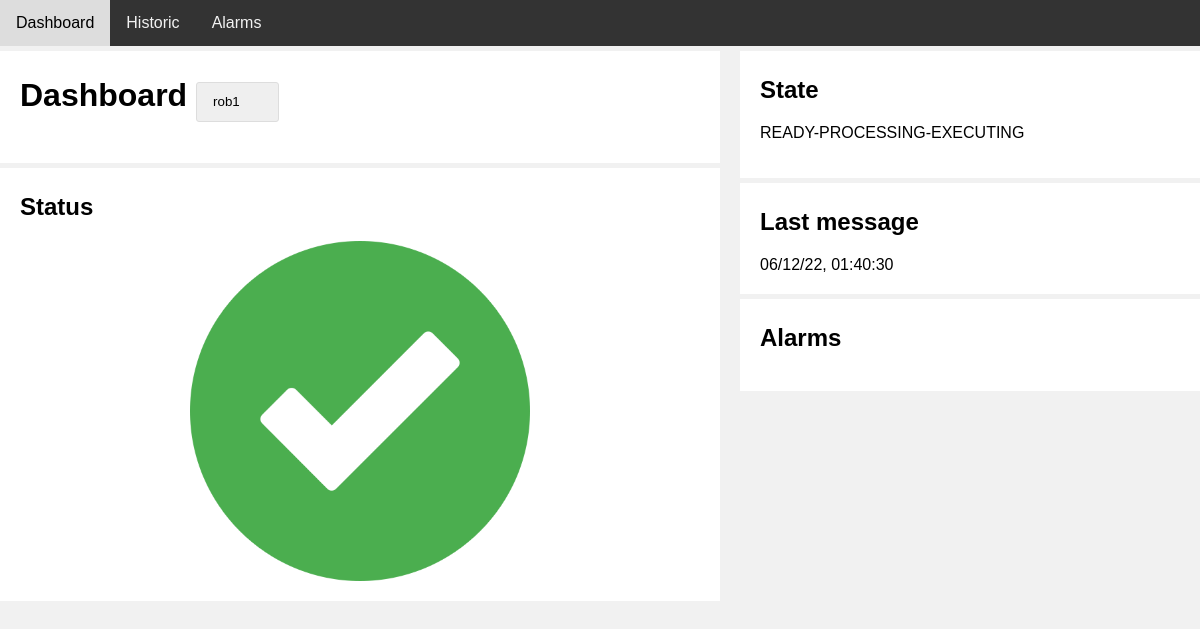
Page /dashboard on the earlier database version.
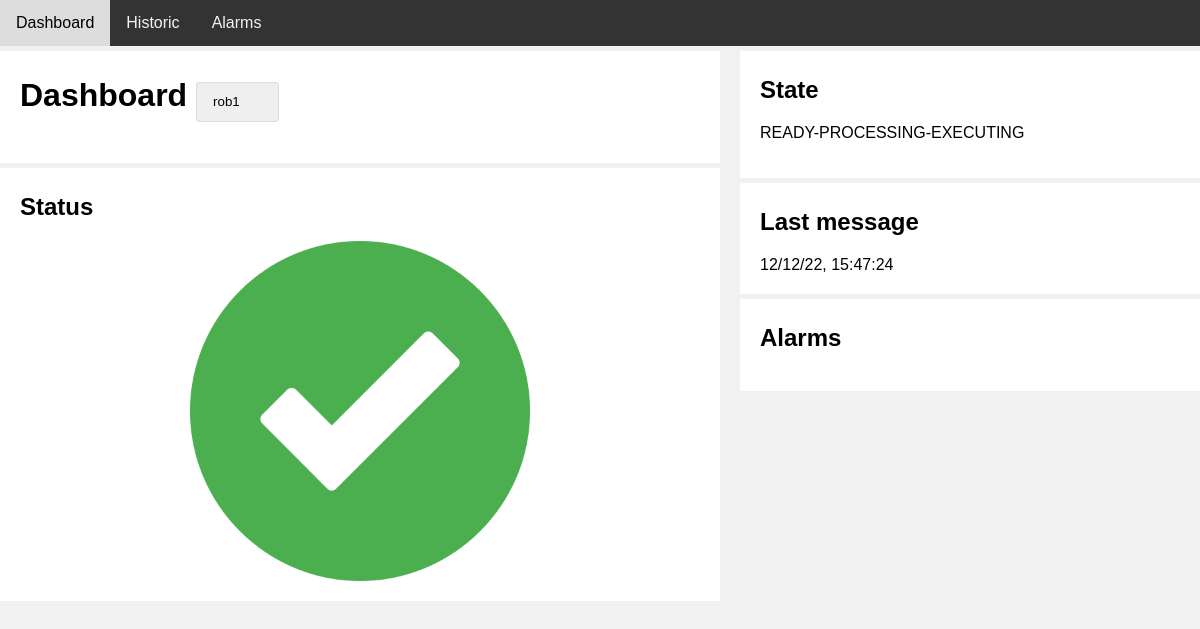
Same page on the later database version.
### tables this page shows
CREATE TABLE "Robot" (
    "id"	INTEGER NOT NULL UNIQUE,
    "deviceId"	TEXT,
    "state"	TEXT,
    "time"	INTEGER,
    PRIMARY KEY("id" AUTOINCREMENT));

### views.py (the view)
@app.route("/")
@app.route("/dashboard")
@app.route("/dashboard/<string:id>")
def dashboard_(id: str = controller.id):
    return render_template("dashboard.html", **controller.dashboard(id))

### controller.py (called while the page is built)
    def dashboard(self, id=None) -> dict:
        if id is not None:
            self.id = id
        robot = database.SELECT_ROBOT(self.id)
        return {"id": self.id, "robot": robot, "robots": model.robots}

### database.py (called while the page is built)
def dict_factory(cursor, row):
    d = {}
    for idx, col in enumerate(cursor.description):
        d[col[0]] = row[idx]
    return d

    def convert(self):
        if type(self.time) == str:
            self.time = int(mktime(datetime.strptime(
                self.time.replace(" ", "T")[0:19], "%Y-%m-%dT%H:%M:%S").timetuple()))

    def execute(self, request: str, commit: bool = False) -> list:
        try:
            self.__cursor.execute(request)
        except Error as error:
            log.error(f" SQLite({error.args}) Request: {request}")
        if commit:
            self.__connexion.commit()
        return self.__cursor.fetchall()

    def __SELECT(self, table: str, element: tuple = ('*'), condition: str = str(True)) -> list:
        return self.execute(f"SELECT {element} FROM {table} WHERE {condition}")

    def SELECT_ROBOT(self, deviceId: int) -> Robot:
        return Robot(self.__SELECT(ROBOT, condition=f"{deviceId=}")[0])

### views.py (called while the page is built)
@app.template_filter()
def timestamp2date(value, format="%d/%m/%y, %H:%M:%S"):
    return datetime.fromtimestamp(value+60*60*2).strftime(format)

### templates/dashboard.html (shortened to what this page needs)
<!DOCTYPE html>
<html lang="en">
<head>
    <link rel="stylesheet" href="/static/css/stylesheet.css"/>
</head>
<body>
    <div class="topnav">
        <a href="/dashboard/{{id}}">Dashboard</a>
        <a href="/historic/{{id}}">Historic</a>
        <a href="/alarms/{{id}}">Alarms</a>
    </div>
    <div class="row">
        <div class="leftcolumn">
            <div class="card">
                <h1>Dashboard
                    <select class="select" id="select" onChange="location = this.value">
                        {% for r in robots %}
                        <option value="/dashboard/{{ r }}" {% if r == id %}selected{% endif %}>{{ r }}</option>
                        {% endfor %}
                    </select>
                </h1>
            </div>
            <div class="card">
                <h2>Status</h2>
                <img id="status" alt="" height="" width="" class="center" src="/static/icons/{{ robot.state }}.png"/>
            </div>
        </div>
        <div class="rightcolumn">
            <div class="card">
                <h2>State</h2>
                    <p id="state">{{robot.state}}</p>
            </div>
            <div class="card">
                <h2>Last message</h2>
                <time id="time">{{robot.time|timestamp2date}}</time>
            </div>
            <div class="card">
                <h2>Alarms</h2>
            </div>
        </div>
    </div>
</body>
</html>

### static/css/stylesheet.css (style rules this page uses)
* { box-sizing: border-box; }
body { font-family: Arial; padding: 10px; background: #f1f1f1; }
.topnav { overflow: hidden; background-color: #333; }
.topnav a { float: left; display: block; color: #f2f2f2; text-align: center; padding: 14px 16px; text-decoration: none; }
.leftcolumn { float: left; width: 60%; }
.rightcolumn { float: left; width: 40%; background-color: #f1f1f1; padding-left: 20px; }
.center { display: block; margin-left: auto; margin-right: auto; width: 50%; text-align: center; }
.card { background-color: white; padding: 20px; padding-top: 5px; margin-top: 5px; }
.row:after { content: ""; display: table; clear: both; }
html, body, #container { width: 100%; height: 100%; margin: 0; padding: 0; }
.select { -webkit-appearance: none; -moz-appearance: none; appearance: none; height: 40px; padding: 10px 38px 10px 16px; background-size: 10px; transition: border-color .1s ease-in-out,box-shadow .1s ease-in-out; border: 1px solid #ddd; border-radius: 3px; }
::placeholder { color: black; opacity: 1; }

Differences in the rows shown:
changed Robot "READY-PROCESSING-EXECUTING": time "06/12/22, 01:40:30" → "12/12/22, 15:47:24"
